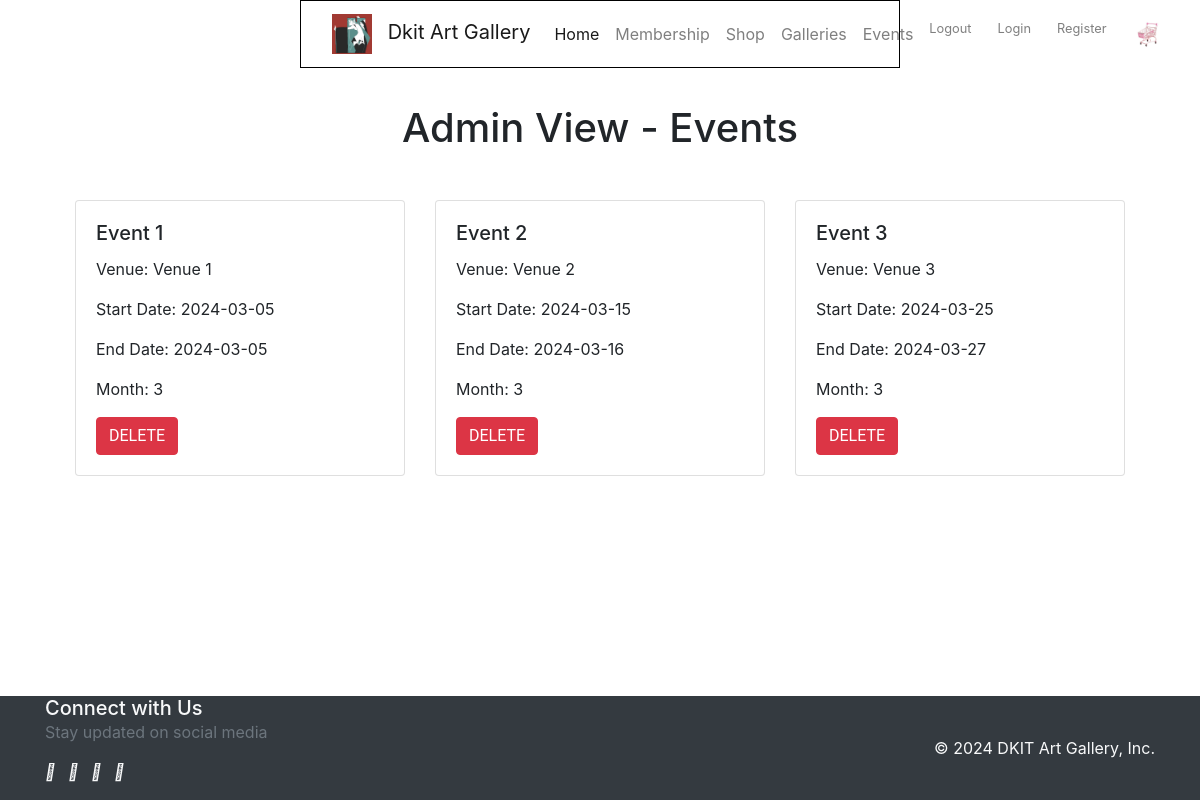
Before: /view/adminViewEvents.php with the older database file.
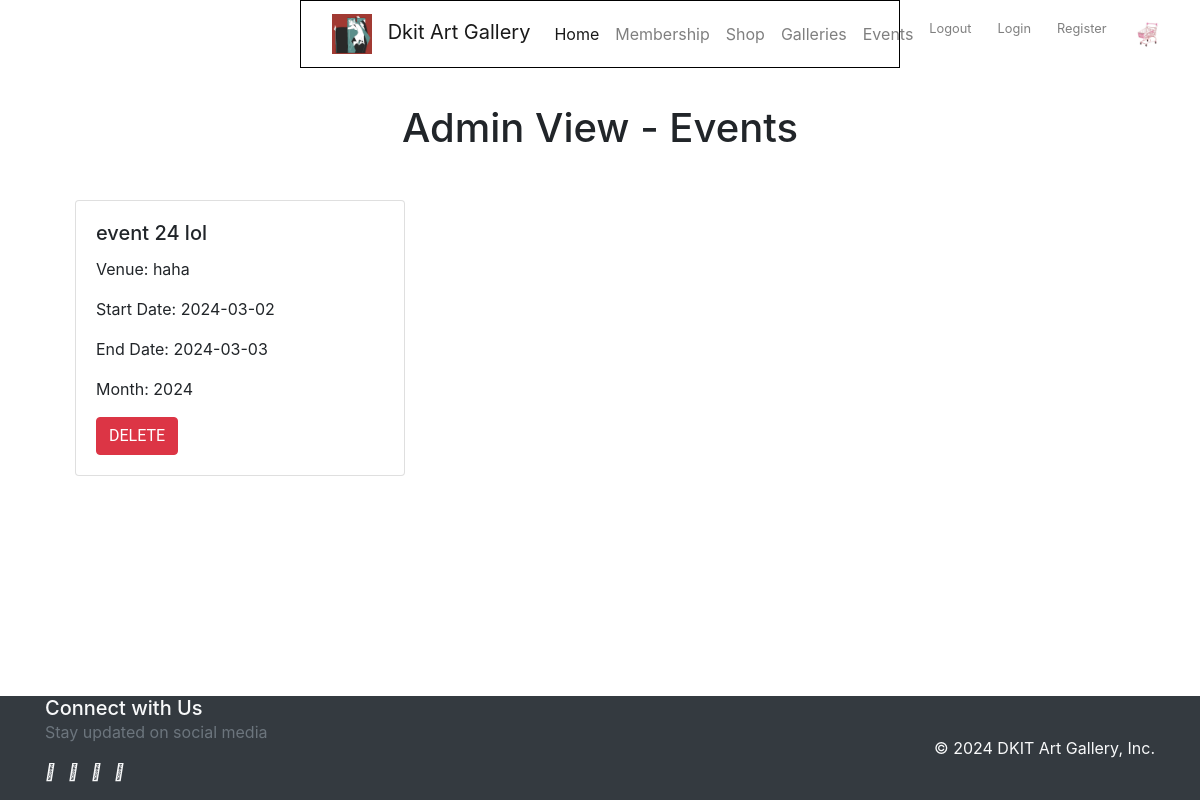
After: the same page with the newer database file.
### tables this page shows
CREATE TABLE `event` (
  `id` int(11) NOT NULL,
  `title` varchar(50) NOT NULL,
  `venue` varchar(500) NOT NULL,
  `start_date` date NOT NULL,
  `end_date` date NOT NULL,
  `month` int(11) NOT NULL
);

### model/getEvents.php (called while the page is built)
<?php
require_once 'databaseConnection.php';
function getEvents() {
    global $db;
    $events = [];
    try {
        $query = "SELECT * FROM event";
        $stmt = $db->prepare($query);
        $stmt->execute();
        $events = $stmt->fetchAll(PDO::FETCH_ASSOC);
    } catch (PDOException $e) {
        echo "Error: " . $e->getMessage();
    }
    return $events;
}
?>

### view/adminViewEvents.php (the view, shortened to what this page needs)
<?php
require_once '../model/getEvents.php';
include "../view/nav.php";
include '../view/header.php';
$events = getEvents();
?>
<div class="container">
    <h1 class="text-center mt-5">Admin View - Events</h1>
    <div class="row mt-5">
        <?php foreach ($events as $event): ?>
            <div class="col-md-4 mb-4">
                <div class="card h-100">
                    <div class="card-body">
                        <h5 class="card-title"><?php echo $event['title']; ?></h5>
                        <p class="card-text">Venue: <?php echo $event['venue']; ?></p>
                        <p class="card-text">Start Date: <?php echo $event['start_date']; ?></p>
                        <p class="card-text">End Date: <?php echo $event['end_date']; ?></p>
                        <p class="card-text">Month: <?php echo $event['month']; ?></p>
                        <a href="../model/deleteEvent.php?deleteEvent=<?php echo $event['id']; ?>" class="btn btn-danger">Delete</a>
                    </div>
                </div>
            </div>
        <?php endforeach; ?>
    </div>
</div>
<?php
include 'footer.php';
?>

Changed rows visible on the page:
removed event: title "Event 2", venue "Venue 2", start_date "2024-03-15", end_date "2024-03-16", month "3"
removed event: title "Event 3", venue "Venue 3", start_date "2024-03-25", end_date "2024-03-27", month "3"
changed event: title "Event 1" → "event 24 lol"; venue "Venue 1" → "haha"; start_date "2024-03-05" → "2024-03-02"; end_date "2024-03-05" → "2024-03-03"; month "3" → "2024"
